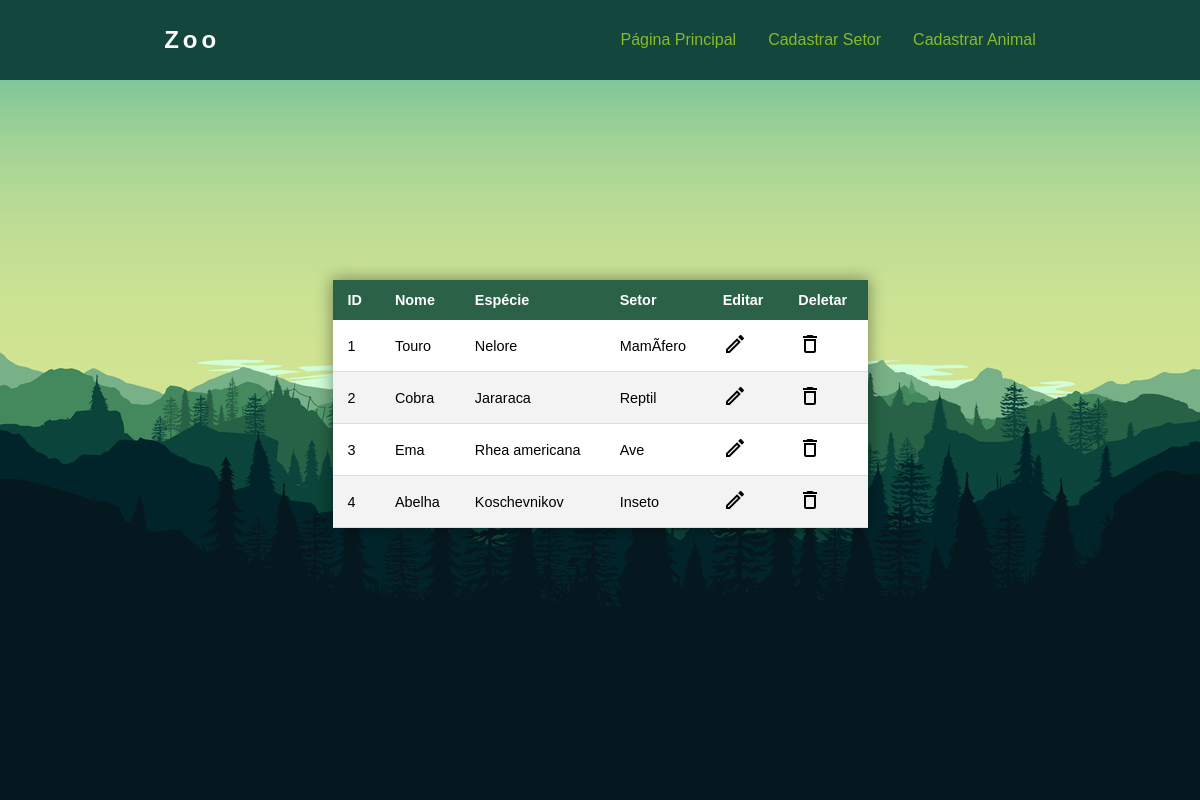
The page / on the database its author committed.
### tables this page shows
CREATE TABLE IF NOT EXISTS `animal` (
  `ani_id` int(11) NOT NULL AUTO_INCREMENT,
  `ani_nome` varchar(40) NOT NULL,
  `ani_setor` int(11) NOT NULL,
  `ani_especie` varchar(40) NOT NULL,
  PRIMARY KEY (`ani_id`)
);

CREATE TABLE IF NOT EXISTS `setor` (
  `set_id` int(11) NOT NULL AUTO_INCREMENT,
  `set_nome` varchar(40) NOT NULL,
  PRIMARY KEY (`set_id`)
);

### functions.php (called while the page is built, shortened)
<?php
class Functions {
  public $conn;
  public function __construct() {
    $pdo = new PDO('mysql:host=localhost;dbname=zoo','root','');
    $pdo -> setAttribute(PDO::ATTR_ERRMODE, PDO::ERRMODE_EXCEPTION);
    $this -> conn = $pdo;
  }
  public function getTableData(){
    $tabela = $this -> conn -> prepare("
      SELECT animal.ani_id, animal.ani_nome, animal.ani_especie, animal.ani_setor, setor.set_nome
      FROM animal
      INNER JOIN setor ON animal.ani_setor = setor.set_id
    ");
    $tabela -> execute();
    $fetchAnimals = $tabela -> fetchAll();
    return $fetchAnimals;
  }
}

### index.php (the view, shortened to what this page needs)
<?php
    require_once "functions.php";
    $functionController = new Functions;
?>
<!DOCTYPE html>
<html lang="en">
<head>
  <link rel="stylesheet" href="styles/header.css">
  <link rel="stylesheet" href="styles/table.css">
</head>
<body>
  <header>
    <nav>
      <h1 class="logo">Zoo</h1>
      <ul class="link-list">
        <li><a href="index.php">Página Principal</a></li>
        <li><a href="cadastroSet.php">Cadastrar Setor</a></li>
        <li><a href="cadastroAni.php">Cadastrar Animal</a></li>
      </ul>
    </nav>
  </header>
  <main>
    <div>
      <table>
        <thead>
          <tr>
            <th>ID</th>
            <th>Nome</th>
            <th>Espécie</th>
            <th>Setor</th>
            <th>Editar</th>
            <th>Deletar</th>
          </tr>
        </thead>
        <tbody>
            <?php
               $data = $functionController -> getTableData();
               foreach($data as $animal){
                echo "
                    <tr>
                        <td>$animal[ani_id]</td>
                        <td>$animal[ani_nome]</td>
                        <td>$animal[ani_especie]</td>
                        <td>$animal[set_nome]</td>
                        <td><a href = 'editAnimal.php?ani_id=$animal[ani_id]&ani_nome=$animal[ani_nome]&ani_especie=$animal[ani_especie]'><img src='images/edit_black_24dp.svg'></td>
                        <td><a href ='delete.php?id=$animal[ani_id]'><img src='images/delete_black_24dp.svg'></a></td>
                    </tr>
                ";
               }
            ?>
        </tbody>
      </table>
    </div>
  </main>
</body>
</html>

### styles/header.css (style rules this page uses)
body { margin: 0; padding: 0; font-family: Arial, Verdana, sans-serif; }
nav { display: flex; justify-content: space-around; align-items: center; background-color: #13463D; height: 10vh; }
.logo { font-size: 24px; letter-spacing: 4px; color: #fff; }
.link-list { list-style: none; display: flex; }
.link-list li { margin-left: 32px; }
li a { text-decoration: none; color: #88bb2a; transition: 0.3s; }
main { background-image: url("../images/main.png"); background-repeat: no-repeat; background-position: center center; background-size: cover; height: 90vh; }

### styles/table.css (style rules this page uses)
div { padding-top: 25vh; }
table { border-collapse: collapse; margin: 0 auto; font-size: 0.9em; min-width: 535px; box-shadow: 0 0 15px 1px #00000066; }
table thead tr { background-color: #2b6147; color: #ffffff; text-align: left; }
table tbody tr { border-bottom: 1px solid #dddddd; background-color: #fff; }
table tbody tr:nth-of-type(even) { background-color: #f3f3f3; }
table th, table td { padding: 12px 15px; }

### rows shown on the page
animal: ani_id "1", ani_nome "Touro", ani_especie "Nelore", setor.set_nome "MamÃ­fero"
animal: ani_id "2", ani_nome "Cobra", ani_especie "Jararaca", setor.set_nome "Reptil"
animal: ani_id "3", ani_nome "Ema", ani_especie "Rhea americana", setor.set_nome "Ave"
animal: ani_id "4", ani_nome "Abelha", ani_especie "Koschevnikov", setor.set_nome "Inseto"
